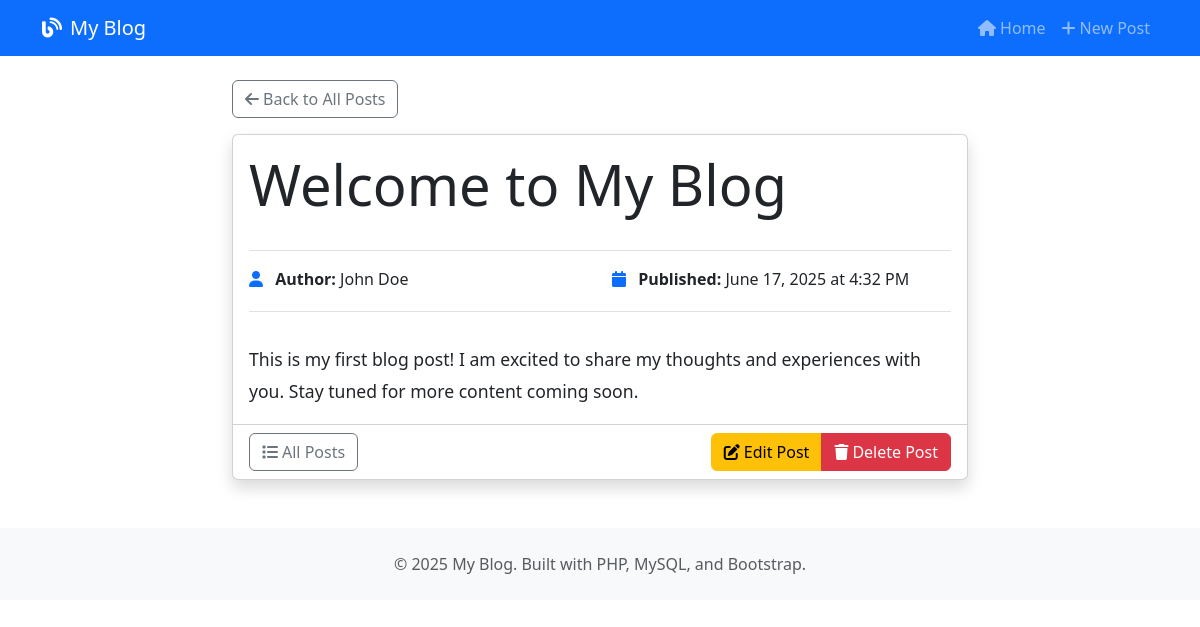
Page /view.php?id=1 on the committed database.
### tables this page shows
CREATE TABLE IF NOT EXISTS posts (
    id INT AUTO_INCREMENT PRIMARY KEY,
    title VARCHAR(255) NOT NULL,
    content TEXT NOT NULL,
    author VARCHAR(100) NOT NULL,
    created_at TIMESTAMP DEFAULT CURRENT_TIMESTAMP,
    updated_at TIMESTAMP DEFAULT CURRENT_TIMESTAMP ON UPDATE CURRENT_TIMESTAMP
);

### view.php (the view, shortened to what this page needs)
<?php
require_once 'db.php';
$id = $_GET['id'] ?? null;
try {
    $stmt = $pdo->prepare("SELECT * FROM posts WHERE id = ?");
    $stmt->execute([$id]);
    $post = $stmt->fetch();
} catch(PDOException $e) {
    die("Error fetching post: " . $e->getMessage());
}
?>
<!DOCTYPE html>
<html lang="en">
<head>
    <link href="https://cdn.jsdelivr.net/npm/bootstrap@5.3.0/dist/css/bootstrap.min.css" rel="stylesheet">
    <link rel="stylesheet" href="https://cdnjs.cloudflare.com/ajax/libs/font-awesome/6.0.0/css/all.min.css">
</head>
<body>
    <nav class="navbar navbar-expand-lg navbar-dark bg-primary">
        <div class="container">
            <a class="navbar-brand" href="index.php">
                <i class="fas fa-blog me-2"></i>My Blog
            </a>
            <div class="navbar-nav ms-auto">
                <a class="nav-link" href="index.php">
                    <i class="fas fa-home me-1"></i>Home
                </a>
                <a class="nav-link" href="create.php">
                    <i class="fas fa-plus me-1"></i>New Post
                </a>
            </div>
        </div>
    </nav>
    <div class="container mt-4">
        <div class="row justify-content-center">
            <div class="col-lg-8">
                <div class="mb-3">
                    <a href="index.php" class="btn btn-outline-secondary">
                        <i class="fas fa-arrow-left me-1"></i>Back to All Posts
                    </a>
                </div>
                <article class="card shadow">
                    <div class="card-body">
                        <h1 class="display-4 mb-3"><?php echo htmlspecialchars($post['title']); ?></h1>
                        <div class="post-meta">
                            <div class="row">
                                <div class="col-md-6">
                                    <p class="mb-1">
                                        <i class="fas fa-user text-primary me-2"></i>
                                        <strong>Author:</strong> <?php echo htmlspecialchars($post['author']); ?>
                                    </p>
                                </div>
                                <div class="col-md-6">
                                    <p class="mb-1">
                                        <i class="fas fa-calendar text-primary me-2"></i>
                                        <strong>Published:</strong> <?php echo date('F j, Y \a\t g:i A', strtotime($post['created_at'])); ?>
                                    </p>
                                </div>
                            </div>
                        </div>
                        <div class="post-content">
                            <?php echo nl2br(htmlspecialchars($post['content'])); ?>
                        </div>
                    </div>
                    <div class="card-footer bg-transparent">
                        <div class="d-flex justify-content-between align-items-center">
                            <div>
                                <a href="index.php" class="btn btn-outline-secondary">
                                    <i class="fas fa-list me-1"></i>All Posts
                                </a>
                            </div>
                            <div class="btn-group" role="group">
                                <a href="edit.php?id=<?php echo $post['id']; ?>" class="btn btn-warning">
                                    <i class="fas fa-edit me-1"></i>Edit Post
                                </a>
                                <a href="delete.php?id=<?php echo $post['id']; ?>" class="btn btn-danger"
                                   onclick="return confirm('Are you sure you want to delete this post? This action cannot be undone.')">
                                    <i class="fas fa-trash me-1"></i>Delete Post
                                </a>
                            </div>
                        </div>
                    </div>
                </article>
            </div>
        </div>
    </div>
    <footer class="bg-light mt-5 py-4">
        <div class="container text-center">
            <p class="text-muted mb-0">&copy; 2025 My Blog. Built with PHP, MySQL, and Bootstrap.</p>
        </div>
    </footer>
</body>
</html>

### view.php (style rules this page uses)
.post-content { line-height: 1.8; font-size: 1.1rem; }
.post-meta { border-top: 1px solid #dee2e6; border-bottom: 1px solid #dee2e6; padding: 1rem 0; margin: 2rem 0; }

### rows in the picture
posts: title "Welcome to My Blog", author "John Doe", created_at "June 17, 2025 at 4:32 PM", content "This is my first blog post! I am excited to share my thoughts and experiences with you. Stay tuned for more content coming soon."
